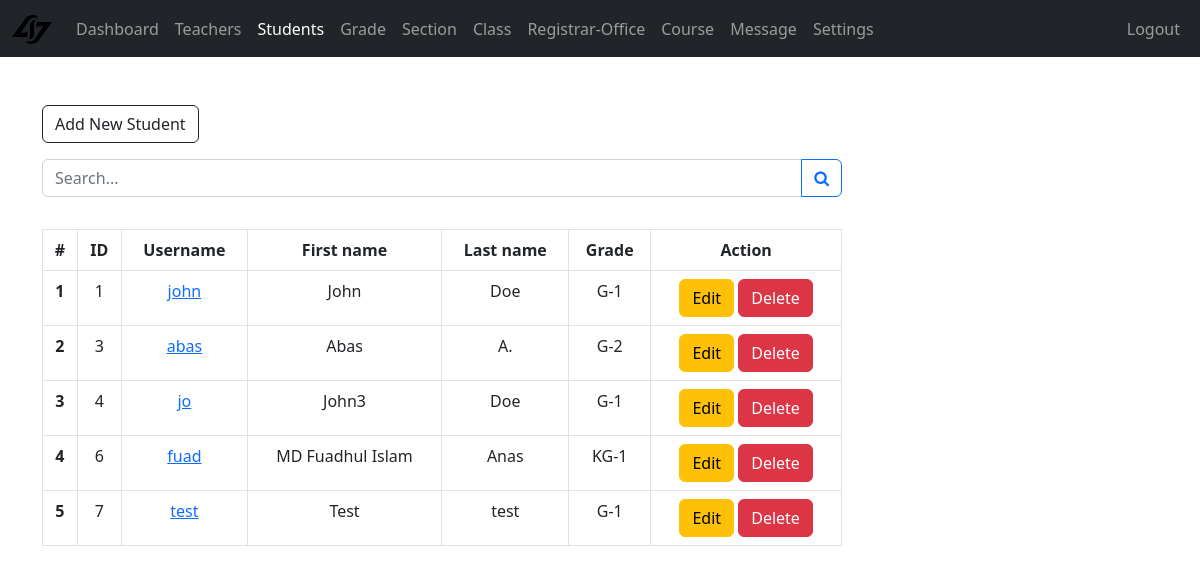
The page /admin/student.php (signed in) on the database its author committed.
### tables this page shows
CREATE TABLE IF NOT EXISTS `students` (
  `student_id` int NOT NULL AUTO_INCREMENT,
  `username` varchar(127) NOT NULL,
  `password` varchar(255) NOT NULL,
  `fname` varchar(127) NOT NULL,
  `lname` varchar(255) NOT NULL,
  `grade` int NOT NULL,
  `section` int NOT NULL,
  `address` varchar(31) NOT NULL,
  `gender` varchar(7) NOT NULL,
  `email_address` varchar(255) NOT NULL,
  `date_of_birth` date NOT NULL,
  `date_of_joining` timestamp NULL DEFAULT CURRENT_TIMESTAMP,
  `parent_fname` varchar(127) NOT NULL,
  `parent_lname` varchar(127) NOT NULL,
  `parent_phone_number` varchar(31) NOT NULL,
  PRIMARY KEY (`student_id`),
  UNIQUE KEY `username` (`username`)
);

CREATE TABLE IF NOT EXISTS `grades` (
  `grade_id` int NOT NULL AUTO_INCREMENT,
  `grade` varchar(31) NOT NULL,
  `grade_code` varchar(7) NOT NULL,
  PRIMARY KEY (`grade_id`)
);

### admin/data/student.php (called while the page is built, shortened)
<?php
function getallStudents($conn){
   $sql = "SELECT * FROM students";
   $stmt = $conn->prepare($sql);
   $stmt->execute();
   if ($stmt->rowCount() >= 1) {
     $students = $stmt->fetchAll();
     return $students;
   }else {
   	return 0;
   }
}
 ?>

### admin/data/grade.php (called while the page is built, shortened)
<?php
function getGradeById($grade_id, $conn){
    $sql = "select * from grades where grade_id=?";
    $stmt = $conn->prepare($sql);
    $stmt->execute([$grade_id]);
    if ($stmt->rowCount() == 1) {
        $grade = $stmt->fetch();
        return $grade;
    }else {
        return 0;
    }
}
?>

### admin/student.php (the view, shortened to what this page needs)
<?php
if (isset($_SESSION['admin_id']) && isset($_SESSION['role'])) {
    if ($_SESSION['role'] == 'Admin') {
        include "../db_connect.php";
        include "data/student.php";
        include "data/grade.php";
      $students =  getallStudents($conn);
      ?>
        <!DOCTYPE html>
        <html lang="en">
        <head>
            <link rel="stylesheet" href="https://cdn.jsdelivr.net/npm/bootstrap@5.2.0/dist/css/bootstrap.min.css">
            <link rel="stylesheet" href="../css/style.css">
            <link rel="stylesheet" href="https://cdnjs.cloudflare.com/ajax/libs/font-awesome/4.7.0/css/font-awesome.min.css">
        </head>
        <body>
            <?php
            include "inc/navbar.php";
            if ($students != 0) {
            ?>
           <div class="container mt-5">
            <a href="student-add.php" class="btn btn-outline-dark">Add New Student</a>
            <form action="student-search.php" class="mt-3 n-table"
                 method="get">
                 <div class="input-group mb-3">
                <input type="text"
                       class="form-control"
                       name="searchKey"
                       placeholder="Search...">
                <button class="btn btn-outline-primary">
                <i class="fa fa-search" aria-hidden="true"></i></button>
            </div>
                 </form>
               <div class="table-responsive">
               <table class="table table-bordered mt-3 n-table">
  <thead>
    <tr>
      <th scope="col">#</th>
      <th scope="col">ID</th>
      <th scope="col">Username</th>
      <th scope="col">First name</th>
      <th scope="col">Last name</th>
      <th scope="col">Grade</th>
      <th scope="col">Action</th>
    </tr>
  </thead>
  <tbody>
    <?php $i = 0;
foreach ($students as $students  )   { $i++; ?>
    <tr>
      <th scope="row"><?=$i?></th>
      <td><?=$students['student_id']?></td>
      <td><a href="student-view.php?student_id=<?=$students['student_id']?>"><?=$students['username']?></a></td>
      <td><?=$students['fname']?></td>
      <td><?=$students['lname']?></td>
      <td><?php
        $grade = $students['grade'];
             $g_temp = getGradeById($grade,$conn);
             if ($g_temp !=0) {
          echo $g_temp['grade_code'].'-'.
             $g_temp['grade'];
             }
        ?></td>
      <td>
        <a href="student-edit.php?student_id=<?=$students['student_id']?>" class="btn btn-warning">Edit</a>
        <a href="student.del.php?student_id=<?=$students['student_id']?>"
        class="btn btn-danger">Delete</a>
      </td>
    </tr>
    <?php }
?>
  </tbody>
</table>
               </div>
               <?php
            }else{    ?>
            <div class="alert alert-info .w-450 m-5" role="alert">Null!</div>
            <?php   } ?>
           </div>
        </body>
        </html>
<?php
    } else {
        header("Location: ../login.php");
        exit;
    }
}else {
    header("Location: ../login.php");
    exit;
} ?>

### css/style.css (style rules this page uses)
.n-table { max-width: 800px; text-align: center; }

### rows shown on the page
students: student_id "1", username "john", fname "John", lname "Doe", grades.grade_code "G", grades.grade "1"
students: student_id "3", username "abas", fname "Abas", lname "A.", grades.grade_code "G", grades.grade "2"
students: student_id "4", username "jo", fname "John3", lname "Doe", grades.grade_code "G", grades.grade "1"
students: student_id "6", username "fuad", fname "MD Fuadhul Islam", lname "Anas", grades.grade_code "KG", grades.grade "1"
students: student_id "7", username "test", fname "Test", lname "test", grades.grade_code "G", grades.grade "1"
